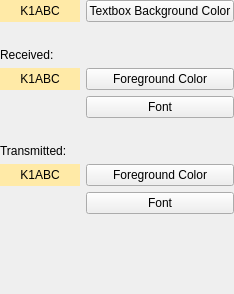
             <widget class="QWidget" name="scrollAreaWidgetContents_9">
              <property name="geometry">
               <rect>
                <x>0</x>
                <y>0</y>
                <width>234</width>
                <height>294</height>
               </rect>
              </property>
              <layout class="QGridLayout" name="gridLayout_5">
               <property name="leftMargin">
                <number>0</number>
               </property>
               <property name="topMargin">
                <number>0</number>
               </property>
               <property name="rightMargin">
                <number>0</number>
               </property>
               <property name="bottomMargin">
                <number>0</number>
               </property>
               <item row="10" column="1">
                <spacer name="verticalSpacer_10">
                 <property name="orientation">
                  <enum>Qt::Orientation::Vertical</enum>
                 </property>
                 <property name="sizeHint" stdset="0">
                  <size>
                   <width>20</width>
                   <height>40</height>
                  </size>
                 </property>
                </spacer>
               </item>
               <item row="9" column="1">
                <widget class="QPushButton" name="txFontButton">
                 <property name="text">
                  <string>Font</string>
                 </property>
                </widget>
               </item>
               <item row="5" column="1">
                <widget class="QPushButton" name="rxFontButton">
                 <property name="text">
                  <string>Font</string>
                 </property>
                </widget>
               </item>
               <item row="8" column="1">
                <widget class="QPushButton" name="txForegroundButton">
                 <property name="text">
                  <string>Foreground Color</string>
                 </property>
                </widget>
               </item>
               <item row="7" column="0">
                <widget class="QLabel" name="label_22">
                 <property name="text">
                  <string>Transmitted:</string>
                 </property>
                </widget>
               </item>
               <item row="0" column="0">
                <widget class="QLabel" name="rxLabel">
                 <property name="enabled">
                  <bool>true</bool>
                 </property>
                 <property name="minimumSize">
                  <size>
                   <width>80</width>
                   <height>20</height>
                  </size>
                 </property>
                 <property name="styleSheet">
                  <string notr="true">QLabel{background-color: #ffeaa7}</string>
                 </property>
                 <property name="text">
                  <string>K1ABC</string>
                 </property>
                 <property name="alignment">
                  <set>Qt::AlignmentFlag::AlignCenter</set>
                 </property>
                </widget>
               </item>
               <item row="6" column="0">
                <spacer name="verticalSpacer_13">
                 <property name="orientation">
                  <enum>Qt::Orientation::Vertical</enum>
                 </property>
                 <property name="sizeType">
                  <enum>QSizePolicy::Policy::Minimum</enum>
                 </property>
                 <property name="sizeHint" stdset="0">
                  <size>
                   <width>20</width>
                   <height>20</height>
                  </size>
                 </property>
                </spacer>
               </item>
               <item row="2" column="0">
                <widget class="QLabel" name="label_21">
                 <property name="text">
                  <string>Received:</string>
                 </property>
                </widget>
               </item>
               <item row="0" column="1">
                <widget class="QPushButton" name="rxBackgroundButton">
                 <property name="enabled">
                  <bool>true</bool>
                 </property>
                 <property name="minimumSize">
                  <size>
                   <width>140</width>
                   <height>0</height>
                  </size>
                 </property>
                 <property name="text">
                  <string>Textbox Background Color</string>
                 </property>
                </widget>
               </item>
               <item row="4" column="1">
                <widget class="QPushButton" name="rxForegroundButton">
                 <property name="text">
                  <string>Foreground Color</string>
                 </property>
                </widget>
               </item>
               <item row="8" column="0">
                <widget class="QLabel" name="txForegroundLabel">
                 <property name="styleSheet">
                  <string notr="true">QLabel{background-color: #ffeaa7}</string>
                 </property>
                 <property name="text">
                  <string>K1ABC</string>
                 </property>
                 <property name="alignment">
                  <set>Qt::AlignmentFlag::AlignCenter</set>
                 </property>
                </widget>
               </item>
               <item row="4" column="0">
                <widget class="QLabel" name="rxForegroundLabel">
                 <property name="styleSheet">
                  <string notr="true">QLabel{background-color: #ffeaa7}</string>
                 </property>
                 <property name="text">
                  <string>K1ABC</string>
                 </property>
                 <property name="alignment">
                  <set>Qt::AlignmentFlag::AlignCenter</set>
                 </property>
                </widget>
               </item>
               <item row="1" column="0">
                <spacer name="verticalSpacer_9">
                 <property name="orientation">
                  <enum>Qt::Orientation::Vertical</enum>
                 </property>
                 <property name="sizeType">
                  <enum>QSizePolicy::Policy::Minimum</enum>
                 </property>
                 <property name="sizeHint" stdset="0">
                  <size>
                   <width>20</width>
                   <height>20</height>
                  </size>
                 </property>
                </spacer>
               </item>
              </layout>
             </widget>
